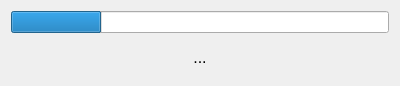
<?xml version="1.0" encoding="UTF-8"?>
<ui version="4.0">
 <class>Dialog</class>
 <widget class="QDialog" name="Dialog">
  <property name="geometry">
   <rect>
    <x>0</x>
    <y>0</y>
    <width>400</width>
    <height>86</height>
   </rect>
  </property>
  <property name="windowTitle">
   <string>Прогресс</string>
  </property>
  <property name="modal">
   <bool>true</bool>
  </property>
  <layout class="QGridLayout" name="gridLayout">
   <item row="0" column="0">
    <widget class="QProgressBar" name="progress">
     <property name="value">
      <number>24</number>
     </property>
     <property name="textVisible">
      <bool>false</bool>
     </property>
    </widget>
   </item>
   <item row="1" column="0">
    <widget class="QLabel" name="label">
     <property name="font">
      <font>
       <pointsize>12</pointsize>
      </font>
     </property>
     <property name="text">
      <string>...</string>
     </property>
     <property name="alignment">
      <set>Qt::AlignCenter</set>
     </property>
    </widget>
   </item>
  </layout>
 </widget>
 <resources/>
 <connections/>
</ui>
